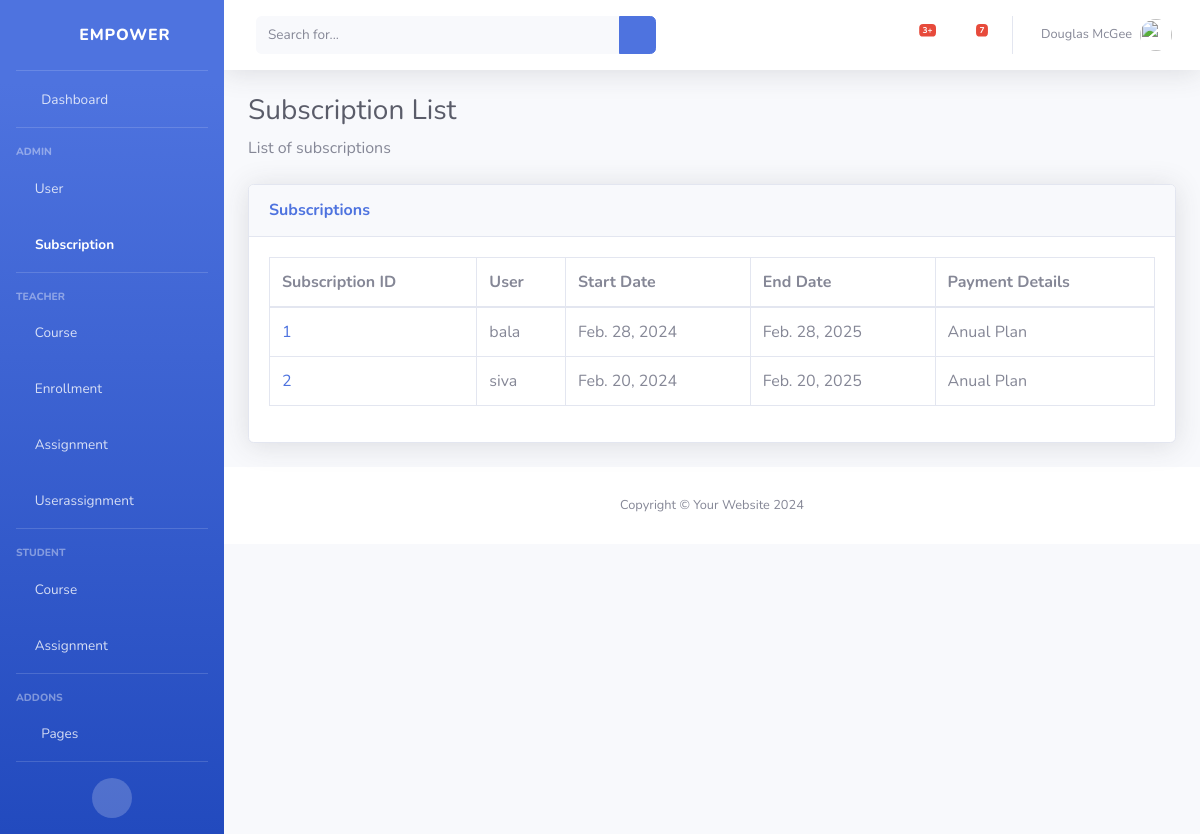
Page /subscriptions/ on the earlier database version.
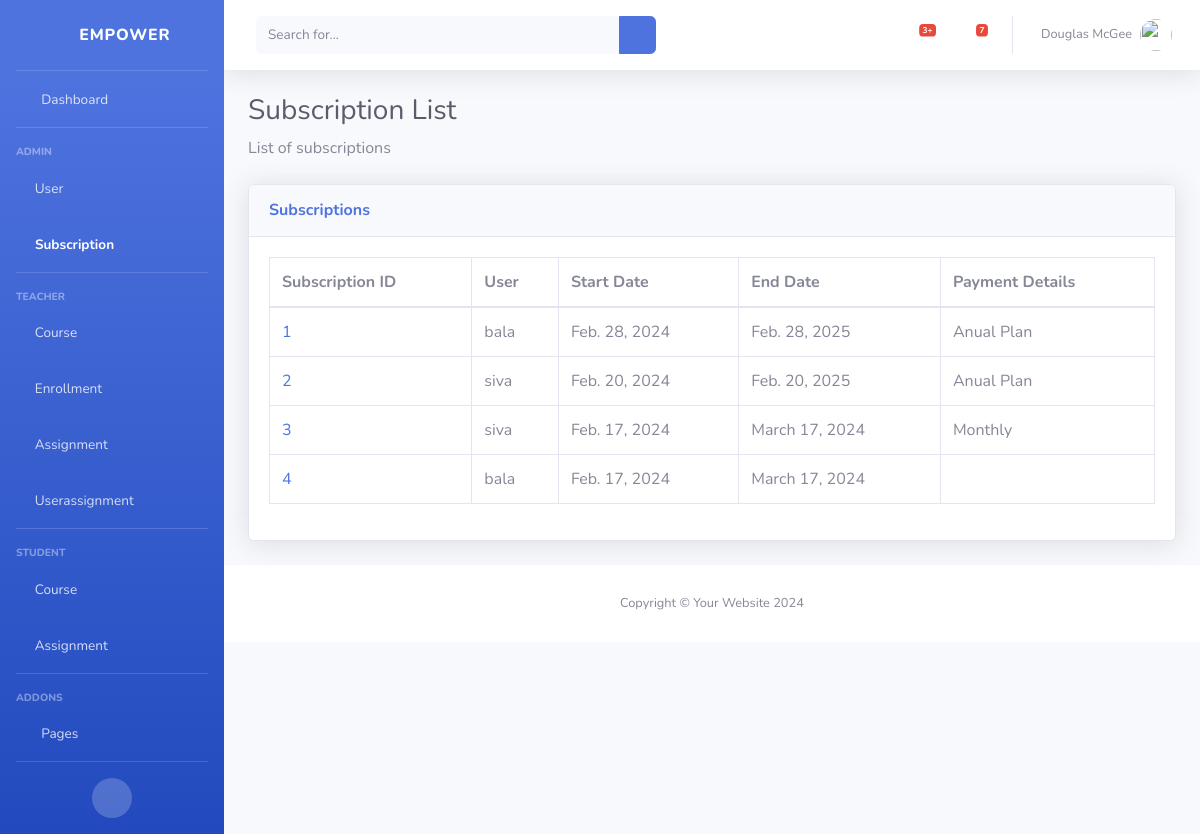
Same page on the later database version.
### classRoom/models.py (models this page shows)
class Subscription(models.Model):
    id = models.AutoField(primary_key=True)
    user = models.ForeignKey(User, on_delete=models.CASCADE)
    subscription_start_date = models.DateField()
    subscription_end_date = models.DateField()
    payment_details = models.TextField()

class User(models.Model):
    id = models.AutoField(primary_key=True)
    username = models.CharField(max_length=50)
    password = models.CharField(max_length=50)
    email = models.EmailField()

### classRoom/views.py (the view)
# urls.py: path('subscriptions/',view_subscriptions,name="view_subscriptions"),
def view_subscriptions(request):
    subscriptions = Subscription.objects.all()
    return render(request, 'view_subscriptions.html', {'subscriptions': subscriptions})

### classRoom/templates/view_subscriptions.html
{% extends 'base.html' %}
{% block content %}
<h1 class="h3 mb-2 text-gray-800">Subscription List</h1>
<p class="mb-4">List of subscriptions</p>
<div class="card shadow mb-4">
    <div class="card-header py-3">
        <h6 class="m-0 font-weight-bold text-primary">Subscriptions</h6>
    </div>
    <div class="card-body">
        <div class="table-responsive">
            <table class="table table-bordered" id="dataTable" width="100%" cellspacing="0">
                <thead>
                    <tr>
                        <th>Subscription ID</th>
                        <th>User</th>
                        <th>Start Date</th>
                        <th>End Date</th>
                        <th>Payment Details</th>
                    </tr>
                </thead>
                <tbody>
                    {% for subscription in subscriptions %}
                        <tr>
                            <td><a href="{% url 'view_subscription' subscription.id %}">{{ subscription.id }}</a></td>
                            <td>{{ subscription.user.username }}</td>
                            <td>{{ subscription.subscription_start_date }}</td>
                            <td>{{ subscription.subscription_end_date }}</td>
                            <td>{{ subscription.payment_details }}</td>
                        </tr>
                    {% endfor %}
                </tbody>
            </table>
        </div>
    </div>
</div>
{% endblock %}

Differences in the rows shown:
added Subscription: id "3", user.username "siva", subscription_start_date "Feb. 17, 2024", subscription_end_date "March 17, 2024", payment_details "Monthly"
added Subscription: id "4", user.username "bala", subscription_start_date "Feb. 17, 2024", subscription_end_date "March 17, 2024"
